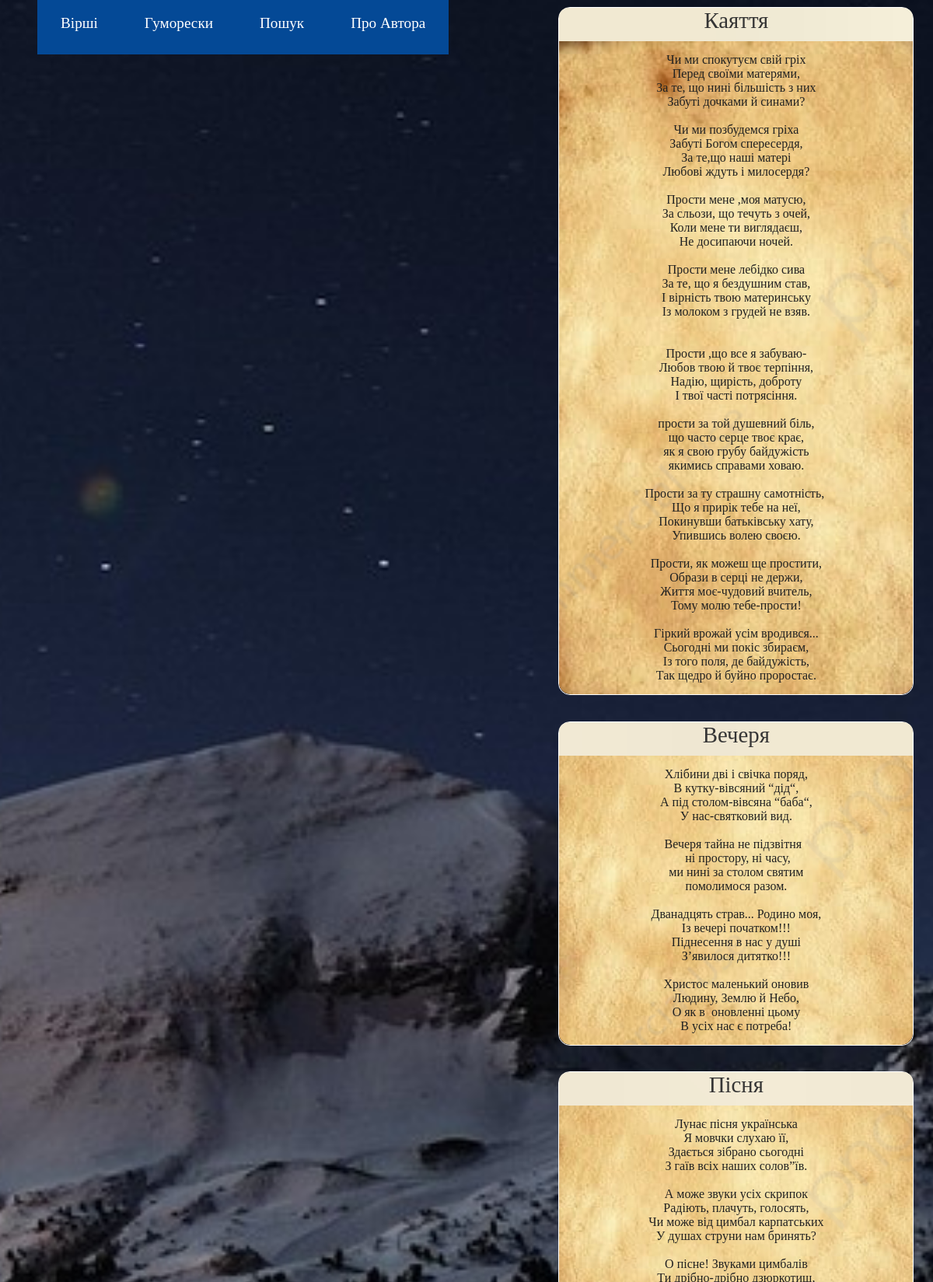
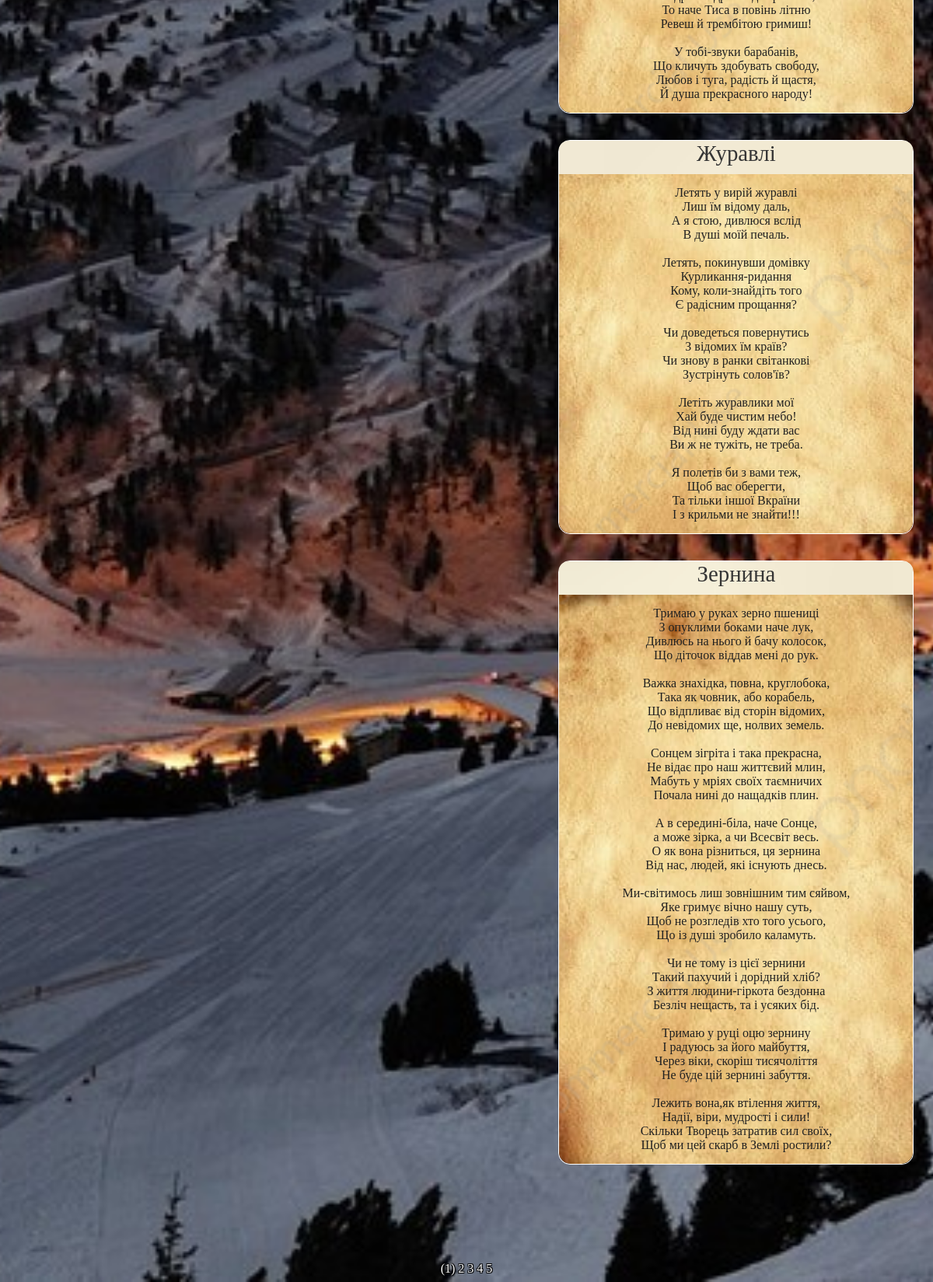
Page /poems/1 on the committed database (2 pictures, top to bottom).
### app/models.py (models this page shows)
class Poem(db.Model):
    id = db.Column(db.Integer, primary_key=True)
    title = db.Column(db.String(20), unique=True)
    text = db.Column(db.String(1028), unique=True)

### app/routes.py (the view)
@app.route('/poems/<int:page_num>')
def poems(page_num):
    poems = Poem.query.paginate(per_page=5, page=page_num, error_out=True)
    return render_template('poems.html', title='Вірші',  poems=poems)

### app/templates/poems.html
{% extends "base.html" %}
{% block app_content %}
    {% for poem in poems.items %}
        {% include "_poem.html" %}
    {% endfor %}
    <div class="pagination-links">
    {% for page in poems.iter_pages() %}
        {% if page %}
            {% if page != poems.page %}
                <a href="{{ url_for('poems', page_num=page) }}">{{ page }}</a>
            {% else %}
                <span style="color: white;">({{ page }})</span>
            {% endif %}
        {% else %}
            <span class=ellipsis style="color: white;">…</span>
        {% endif %}
    {% endfor %}
    </div>
{% endblock %}

### app/templates/base.html (shortened to what this page needs)
<html>
    <head>
        <link rel="stylesheet" href="{{ url_for('static', filename='styles.css') }}"/>
    </head>
    <body>
        <div id="navbar-container">
            <div id="navbar">
                <div class="link-div">
                    <nav>
                        <ul class="nav-links">
                            <li><a href="{{ url_for('poems', page_num=1) }}">Вірші</a></li>
                            <li><a href="{{ url_for('humoresques', hum_page_num=1) }}">Гуморески</a></li>
                            <li><a href="{{ url_for('search') }}">Пошук</a></li>
                            <li><a href="{{ url_for('about') }}">Про Автора</a></li>
                        </ul>
                    </nav>
                </div>
            </div>
        </div>
        <div id="page_container">
            {% block content %}
            <div class="container-fluid" style="margin-top: 100px;">
                {% block app_content %}{% endblock %}
            </div>
            {% endblock %}
        </div>
    </body>
</html>

### app/templates/_poem.html
{% extends "base.html" %}
{% block app_content %}
    <div id="poem-container">
        <div id="title">{{poem.title}}</div>
        <pre><div id="text">{{poem.text}}</div></pre>
    </div>
{% endblock %}

### app/static/styles.css (style rules this page uses)
#poem-container { width: 455px; border: 1px solid white; color: white; margin-left: 60%; margin-top: -5.7rem; margin-bottom: 125px; border-radius: 15px; }
#title { width: 100%; height: 40px; background: url('/static/title_bg.jpg') no-repeat center center fixed; -webkit-background-size: cover; -moz-background-size: cover; -o-background-size: cover; background-size: cover; font-family: 'Lobster Two', cursive; font-size: 1.8rem; color: #353535; text-align: center; padding-bottom: 5px; border-radius: 12px 12px 0 0; }
#text { background: url('/static/poem_bg.jpg') no-repeat center center; width: 455px; -webkit-background-size: cover; -moz-background-size: cover; -o-background-size: cover; background-size: cover; font-family: 'Lobster Two', cursive ; font-size: 1rem; color: #212121; text-align: center; margin-top: -15px; margin-bottom: -13px; padding-top: 15px; padding-bottom: 15px; border-radius:0 0 15px 15px; }
#navbar-container { position: absolute; top: 0; height: 100px; width: 50%; }
#navbar { position: fixed; display: flex; justify-content: space-between; align-items: center; font-size: 1.2rem; margin-bottom: 100px; margin-right: -500px; }
a { text-decoration: none; color: white; }
body { background: url('/static/night-mnt.jpg') no-repeat center center fixed; -webkit-background-size: cover; -moz-background-size: cover; -o-background-size: cover; background-size: cover; font-family: 'Lobster Two', cursive; }
.nav-links { display: flex; list-style: none; }
.nav-links a { padding: 30px; margin-right: 0px; background: rgb(4, 73, 150); transition: 0.3s ease-out; }
.pagination-links { text-align: center; text-shadow: -1px -1px 0 #000, 1px -1px 0 #000, -1px 1px 0 #000, 1px 1px 0 #000; float: bottom 0; }

### rows in the picture
Poem: title "Каяття", text "Чи ми спокутуєм свій гріх Перед своїми матерями, За те, що нині більшість з них Забуті дочками й синами? Чи ми позбудемся гріха Забуті Богом спересердя, За те,що наші матері Любові ждуть і милосердя? Прости мене ,моя матусю, За сльози, що течуть з очей, Коли мене ти виглядаєш, Не досипаючи ночей. Прости мене лебідко сива За те, що я бездушним став, І вірність твою материнську Із молоком з грудей не взяв. Прости ,що все я забуваю- Любов твою й твоє терпіння, Надію, щирість, доброту І твої часті потрясіння. прости за той душевний біль, що часто серце твоє крає, як я свою грубу байдужість якимись справами ховаю. Прости за ту страшну самотність, Що я прирік тебе на неї, Покинувши батьківську…"
Poem: title "Вечеря", text "Хлібини дві і свічка поряд, В кутку-вівсяний “дід“, А під столом-вівсяна “баба“, У нас-святковий вид. Вечеря тайна не підзвітня ні простору, ні часу, ми нині за столом святим помолимося разом. Дванадцять страв... Родино моя, Із вечері початком!!! Піднесення в нас у душі З’явилося дитятко!!! Христос маленький оновив Людину, Землю й Небо, О як в оновленні цьому В усіх нас є потреба!"
Poem: title "Пісня", text "Лунає пісня українська Я мовчки слухаю її, Здається зібрано сьогодні З гаїв всіх наших солов”їв. А може звуки усіх скрипок Радіють, плачуть, голосять, Чи може від цимбал карпатських У душах струни нам бринять? О пісне! Звуками цимбалів Ти дрібно-дрібно дзюркотиш, То наче Тиса в повінь літню Ревеш й трембітою гримиш! У тобі-звуки барабанів, Що кличуть здобувать свободу, Любов і туга, радість й щастя, Й душа прекрасного народу!"
Poem: title "Журавлі", text "Летять у вирій журавлі Лиш їм відому даль, А я стою, дивлюся вслід В душі моїй печаль. Летять, покинувши домівку Курликання-ридання Кому, коли-знайдіть того Є радісним прощання? Чи доведеться повернутись З відомих їм країв? Чи знову в ранки світанкові Зустрінуть солов'їв? Летіть журавлики мої Хай буде чистим небо! Від нині буду ждати вас Ви ж не тужіть, не треба. Я полетів би з вами теж, Щоб вас оберегти, Та тільки іншої Вкраїни І з крильми не знайти!!!"
Poem: title "Зернина", text "Тримаю у руках зерно пшениці З опуклими боками наче лук, Дивлюсь на нього й бачу колосок, Що діточок віддав мені до рук. Важка знахідка, повна, круглобока, Така як човник, або корабель, Що відпливає від сторін відомих, До невідомих ще, нолвих земель. Сонцем зігріта і така прекрасна, Не відає про наш життєвий млин, Мабуть у мріях своїх таємничих Почала нині до нащадків плин. А в середині-біла, наче Сонце, а може зірка, а чи Всесвіт весь. О як вона різниться, ця зернина Від нас, людей, які існують днесь. Ми-світимось лиш зовнішним тим сяйвом, Яке гримує вічно нашу суть, Щоб не розгледів хто того усього, Що із душі зробило каламуть. Чи не тому із цієї зернини Такий пахучий і дорідний хліб? З…"

### other values in the picture
{{ page }} "1"
{{ page }} "2" "3" "4" "5"
